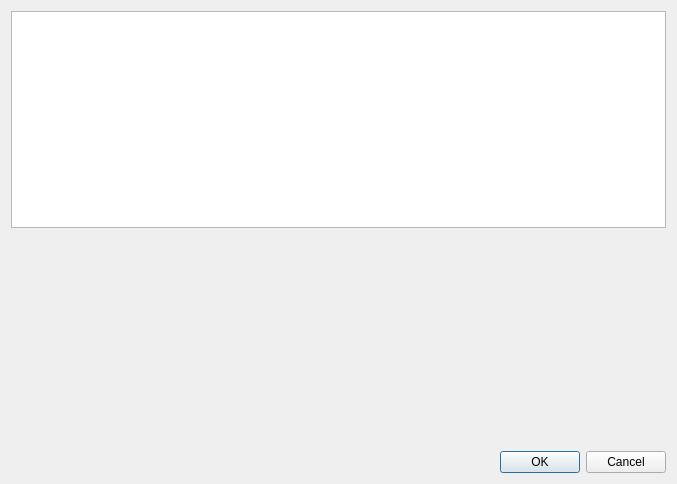
<?xml version="1.0" encoding="UTF-8"?>
<ui version="4.0">
 <class>NameEditor</class>
 <widget class="QDialog" name="NameEditor">
  <property name="geometry">
   <rect>
    <x>0</x>
    <y>0</y>
    <width>677</width>
    <height>484</height>
   </rect>
  </property>
  <property name="windowTitle">
   <string>Dialog</string>
  </property>
  <layout class="QVBoxLayout" name="verticalLayout">
   <item>
    <widget class="QListWidget" name="lw_names"/>
   </item>
   <item>
    <spacer name="verticalSpacer">
     <property name="orientation">
      <enum>Qt::Vertical</enum>
     </property>
     <property name="sizeHint" stdset="0">
      <size>
       <width>20</width>
       <height>40</height>
      </size>
     </property>
    </spacer>
   </item>
   <item>
    <widget class="QDialogButtonBox" name="bb_save">
     <property name="orientation">
      <enum>Qt::Horizontal</enum>
     </property>
     <property name="standardButtons">
      <set>QDialogButtonBox::Cancel|QDialogButtonBox::Ok</set>
     </property>
    </widget>
   </item>
  </layout>
 </widget>
 <resources/>
 <connections>
  <connection>
   <sender>bb_save</sender>
   <signal>accepted()</signal>
   <receiver>NameEditor</receiver>
   <slot>accept()</slot>
   <hints>
    <hint type="sourcelabel">
     <x>248</x>
     <y>254</y>
    </hint>
    <hint type="destinationlabel">
     <x>157</x>
     <y>274</y>
    </hint>
   </hints>
  </connection>
  <connection>
   <sender>bb_save</sender>
   <signal>rejected()</signal>
   <receiver>NameEditor</receiver>
   <slot>reject()</slot>
   <hints>
    <hint type="sourcelabel">
     <x>316</x>
     <y>260</y>
    </hint>
    <hint type="destinationlabel">
     <x>286</x>
     <y>274</y>
    </hint>
   </hints>
  </connection>
 </connections>
</ui>
